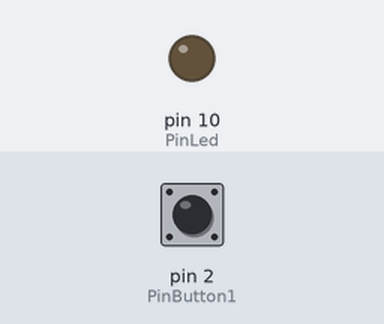
Bench run of a sketch on a simulated Arduino Uno, built with avr-gcc and run on an emulated ATmega328P. Shown: output pins drawn as LEDs (lit = HIGH). The inputs (shaded band) are chosen by the test bench; at power-on: pin 2 (PinButton1) LOW.

Above: at 1.2 s.
1.3 s: pin 2 (PinButton1) pulled HIGH for 0.15 s
At 1.37 s:
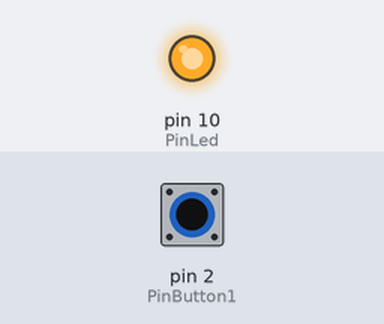
2.9 s: pin 2 (PinButton1) pulled HIGH for 3.2 s
At 6.5 s:
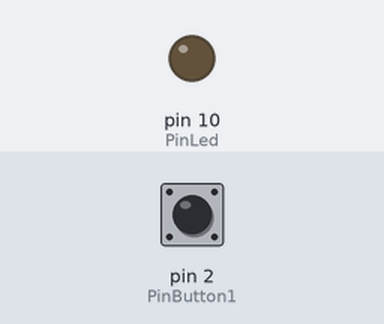
Timing chart, 0 to 8.0 s (numbered marks = the images above; inputs shaded):
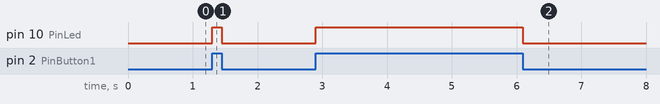

The sketch:

blinkingledwithpushbutton.ino
```cpp
int PinButton1 = 2;
int PinLed = 10;
int val = 0;

void setup() {
  // put your setup code here, to run once:
 pinMode(PinButton1, INPUT);
 pinMode(PinLed, OUTPUT);
}

void loop() {
  // put your main code here, to run repeatedly:
  val = digitalRead(PinButton1);
  if (val == HIGH)
  {
    digitalWrite(PinLed, HIGH);
  }
  else
  {
    digitalWrite(PinLed, LOW);
  }
}
```

Measured:
- after the input at 1.3 s, pin 10 (PinLed): LOW → HIGH at once, → LOW 0.15 s later
- after the input at 2.9 s, pin 10 (PinLed): LOW → HIGH at once, → LOW 3.2 s later
